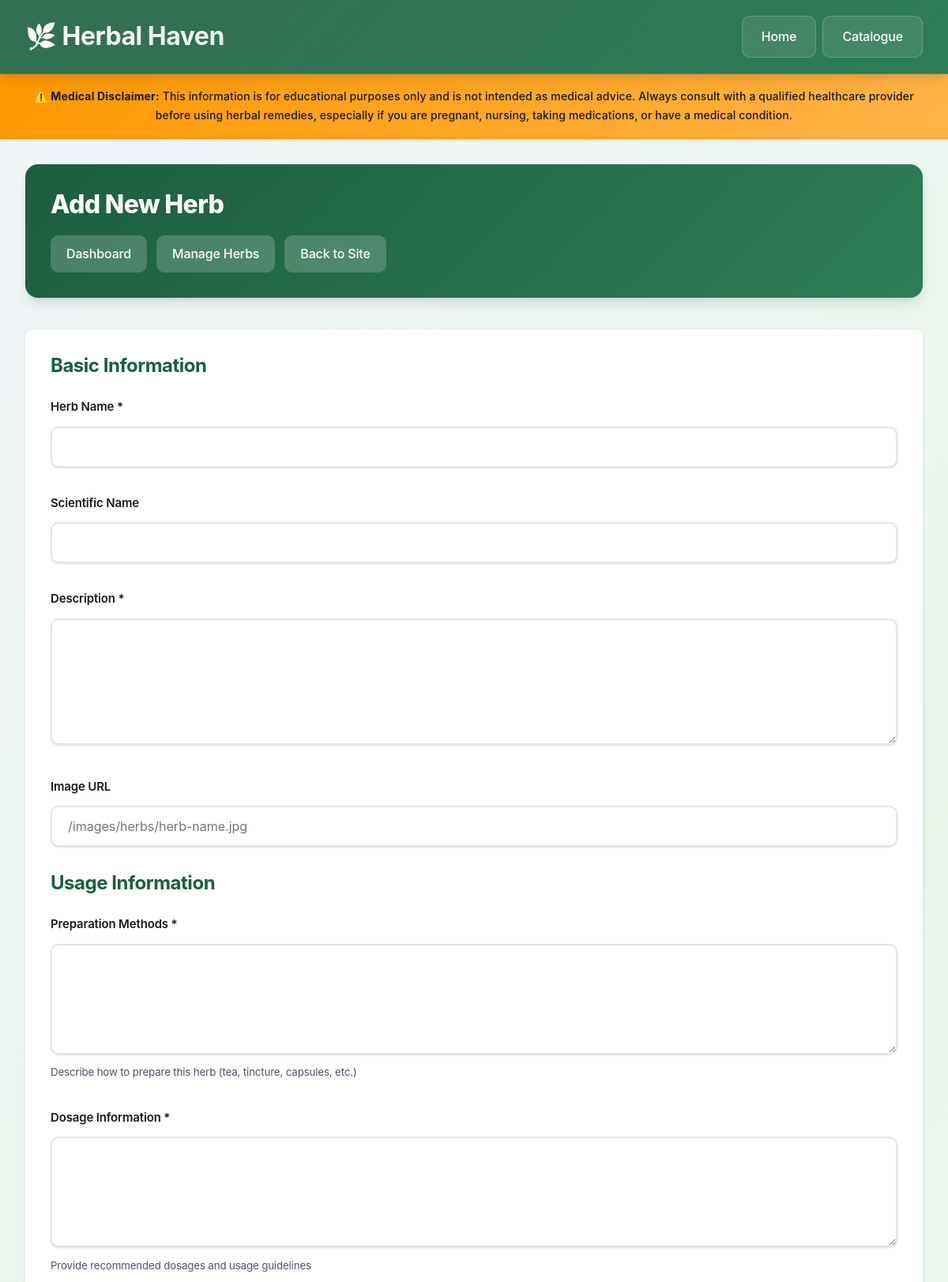
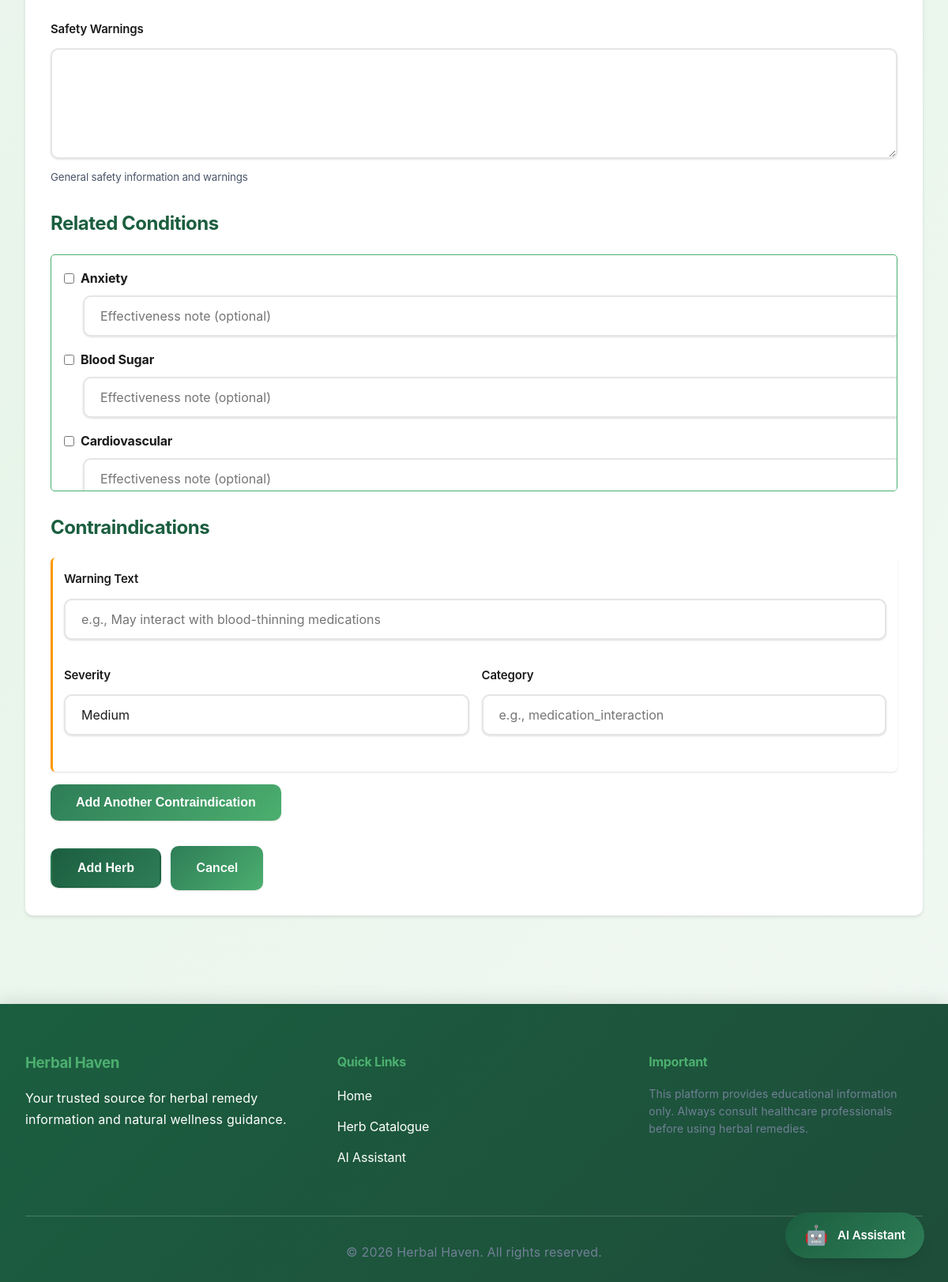
The app's page /admin/add-herb.php with its own data (2 pictures, top to bottom).
### tables this page shows
CREATE TABLE IF NOT EXISTS health_conditions (
    id INT PRIMARY KEY AUTO_INCREMENT,
    condition_name VARCHAR(100) NOT NULL UNIQUE,
    description TEXT,
    INDEX idx_condition (condition_name)
);

### admin/add-herb.php (the view, shortened to what this page needs)
<?php
require_once __DIR__ . '/../includes/header.php';
$db = getDB();
$stmt = $db->query("SELECT * FROM health_conditions ORDER BY condition_name");
$conditions = $stmt->fetchAll(PDO::FETCH_ASSOC);
?>
<div class="container">
    <div class="admin-header">
        <h1>Add New Herb</h1>
        <div class="admin-nav">
            <a href="<?php echo SITE_URL; ?>/admin/index.php">Dashboard</a>
            <a href="<?php echo SITE_URL; ?>/admin/manage-herbs.php">Manage Herbs</a>
            <a href="<?php echo SITE_URL; ?>/index.php">Back to Site</a>
        </div>
    </div>
    <form method="POST" action="<?php echo SITE_URL; ?>/admin/add-herb.php" style="background: var(--white); padding: 2rem; border-radius: 10px; box-shadow: 0 2px 4px rgba(0,0,0,0.1);">
        <h2 style="color: var(--primary-green); margin-bottom: 1.5rem;">Basic Information</h2>
        <div class="form-group">
            <label for="name">Herb Name *</label>
            <input type="text" id="name" name="name" class="form-control" required>
        </div>
        <div class="form-group">
            <label for="scientific_name">Scientific Name</label>
            <input type="text" id="scientific_name" name="scientific_name" class="form-control">
        </div>
        <div class="form-group">
            <label for="description">Description *</label>
            <textarea id="description" name="description" class="form-control" rows="5" required></textarea>
        </div>
        <div class="form-group">
            <label for="image_url">Image URL</label>
            <input type="url" id="image_url" name="image_url" class="form-control" placeholder="/images/herbs/herb-name.jpg">
        </div>
        <h2 style="color: var(--primary-green); margin-top: 2rem; margin-bottom: 1.5rem;">Usage Information</h2>
        <div class="form-group">
            <label for="preparation_methods">Preparation Methods *</label>
            <textarea id="preparation_methods" name="preparation_methods" class="form-control" rows="4" required></textarea>
            <small style="color: var(--secondary-text);">Describe how to prepare this herb (tea, tincture, capsules, etc.)</small>
        </div>
        <div class="form-group">
            <label for="dosage_info">Dosage Information *</label>
            <textarea id="dosage_info" name="dosage_info" class="form-control" rows="3" required></textarea>
            <small style="color: var(--secondary-text);">Provide recommended dosages and usage guidelines</small>
        </div>
        <div class="form-group">
            <label for="safety_warnings">Safety Warnings</label>
            <textarea id="safety_warnings" name="safety_warnings" class="form-control" rows="3"></textarea>
            <small style="color: var(--secondary-text);">General safety information and warnings</small>
        </div>
        <h2 style="color: var(--primary-green); margin-top: 2rem; margin-bottom: 1.5rem;">Related Conditions</h2>
        <div style="max-height: 300px; overflow-y: auto; border: 1px solid var(--accent-green); padding: 1rem; border-radius: 5px;">
            <?php foreach ($conditions as $condition): ?>
                <div style="margin-bottom: 1rem;">
                    <label style="display: flex; align-items: center; gap: 0.5rem;">
                        <input type="checkbox" name="conditions[]" value="<?php echo $condition['id']; ?>">
                        <strong><?php echo htmlspecialchars($condition['condition_name']); ?></strong>
                    </label>
                    <input type="text" name="condition_note_<?php echo $condition['id']; ?>"
                           placeholder="Effectiveness note (optional)"
                           class="form-control"
                           style="margin-top: 0.5rem; margin-left: 1.5rem;">
                </div>
            <?php endforeach; ?>
        </div>
        <h2 style="color: var(--primary-green); margin-top: 2rem; margin-bottom: 1.5rem;">Contraindications</h2>
        <div id="contraindications-container">
            <div class="contraindication-item" style="margin-bottom: 1rem;">
                <div class="form-group">
                    <label>Warning Text</label>
                    <input type="text" name="contraindications[]" class="form-control" placeholder="e.g., May interact with blood-thinning medications">
                </div>
                <div style="display: grid; grid-template-columns: 1fr 1fr; gap: 1rem;">
                    <div class="form-group">
                        <label>Severity</label>
                        <select name="contra_severity[]" class="form-control">
                            <option value="medium" selected>Medium</option>
                        </select>
                    </div>
                    <div class="form-group">
                        <label>Category</label>
                        <input type="text" name="contra_category[]" class="form-control" placeholder="e.g., medication_interaction">
                    </div>
                </div>
            </div>
        </div>
        <button type="button" id="add-contraindication" class="btn btn-secondary">Add Another Contraindication</button>
        <div style="margin-top: 2rem;">
            <button type="submit" class="btn btn-primary">Add Herb</button>
            <a href="<?php echo SITE_URL; ?>/admin/manage-herbs.php" class="btn btn-secondary" style="margin-left: 0.5rem;">Cancel</a>
        </div>
    </form>
</div>
<?php require_once __DIR__ . '/../includes/footer.php'; ?>

### records on screen
health_conditions: condition_name "Anxiety"
health_conditions: condition_name "Blood Sugar"
health_conditions: condition_name "Cardiovascular"
